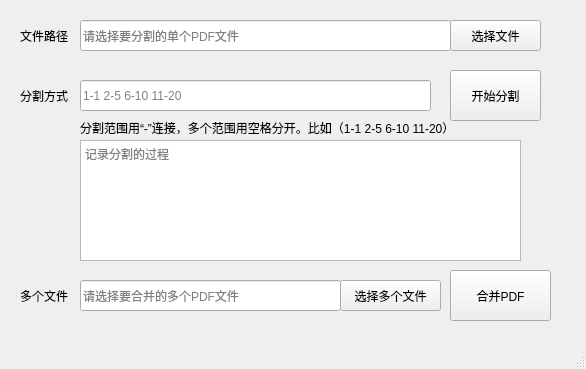
<?xml version="1.0" encoding="UTF-8"?>
<ui version="4.0">
 <class>MainWindow</class>
 <widget class="QMainWindow" name="MainWindow">
  <property name="geometry">
   <rect>
    <x>0</x>
    <y>0</y>
    <width>586</width>
    <height>369</height>
   </rect>
  </property>
  <property name="windowTitle">
   <string>PDF合并&amp;拆分（潘宝特供版ღ( ´･ᴗ･` )）</string>
  </property>
  <property name="windowIcon">
   <iconset>
    <normaloff>r5.ico</normaloff>r5.ico</iconset>
  </property>
  <widget class="QWidget" name="centralwidget">
   <widget class="QLineEdit" name="filepath">
    <property name="geometry">
     <rect>
      <x>80</x>
      <y>20</y>
      <width>371</width>
      <height>31</height>
     </rect>
    </property>
    <property name="placeholderText">
     <string>请选择要分割的单个PDF文件</string>
    </property>
   </widget>
   <widget class="QLabel" name="label_3">
    <property name="geometry">
     <rect>
      <x>80</x>
      <y>120</y>
      <width>421</width>
      <height>16</height>
     </rect>
    </property>
    <property name="text">
     <string>分割范围用“-”连接，多个范围用空格分开。比如（1-1 2-5 6-10 11-20）</string>
    </property>
   </widget>
   <widget class="QLabel" name="label_2">
    <property name="geometry">
     <rect>
      <x>20</x>
      <y>90</y>
      <width>54</width>
      <height>12</height>
     </rect>
    </property>
    <property name="text">
     <string>分割方式</string>
    </property>
   </widget>
   <widget class="QPushButton" name="btn_split">
    <property name="geometry">
     <rect>
      <x>450</x>
      <y>70</y>
      <width>91</width>
      <height>51</height>
     </rect>
    </property>
    <property name="text">
     <string>开始分割</string>
    </property>
    <property name="icon">
     <iconset>
      <normaloff>../j12.ico</normaloff>../j12.ico</iconset>
    </property>
   </widget>
   <widget class="QLineEdit" name="text_split_std">
    <property name="geometry">
     <rect>
      <x>80</x>
      <y>80</y>
      <width>351</width>
      <height>31</height>
     </rect>
    </property>
    <property name="text">
     <string/>
    </property>
    <property name="placeholderText">
     <string>1-1 2-5 6-10 11-20</string>
    </property>
   </widget>
   <widget class="QTextBrowser" name="textBrowser_log">
    <property name="geometry">
     <rect>
      <x>80</x>
      <y>140</y>
      <width>441</width>
      <height>121</height>
     </rect>
    </property>
    <property name="placeholderText">
     <string>记录分割的过程</string>
    </property>
   </widget>
   <widget class="QLabel" name="label">
    <property name="geometry">
     <rect>
      <x>20</x>
      <y>20</y>
      <width>61</width>
      <height>31</height>
     </rect>
    </property>
    <property name="layoutDirection">
     <enum>Qt::RightToLeft</enum>
    </property>
    <property name="text">
     <string>文件路径</string>
    </property>
    <property name="textFormat">
     <enum>Qt::AutoText</enum>
    </property>
   </widget>
   <widget class="QPushButton" name="btn_file">
    <property name="geometry">
     <rect>
      <x>450</x>
      <y>20</y>
      <width>91</width>
      <height>31</height>
     </rect>
    </property>
    <property name="text">
     <string>选择文件</string>
    </property>
    <property name="icon">
     <iconset>
      <normaloff>../u17.ico</normaloff>../u17.ico</iconset>
    </property>
   </widget>
   <widget class="QLabel" name="label_4">
    <property name="geometry">
     <rect>
      <x>20</x>
      <y>290</y>
      <width>54</width>
      <height>12</height>
     </rect>
    </property>
    <property name="text">
     <string>多个文件</string>
    </property>
   </widget>
   <widget class="QLineEdit" name="filepath_merge">
    <property name="geometry">
     <rect>
      <x>80</x>
      <y>280</y>
      <width>261</width>
      <height>31</height>
     </rect>
    </property>
    <property name="placeholderText">
     <string>请选择要合并的多个PDF文件</string>
    </property>
   </widget>
   <widget class="QPushButton" name="btn_file_merge">
    <property name="geometry">
     <rect>
      <x>340</x>
      <y>280</y>
      <width>101</width>
      <height>31</height>
     </rect>
    </property>
    <property name="text">
     <string>选择多个文件</string>
    </property>
    <property name="icon">
     <iconset>
      <normaloff>../u17.ico</normaloff>../u17.ico</iconset>
    </property>
   </widget>
   <widget class="QPushButton" name="btn_merge">
    <property name="geometry">
     <rect>
      <x>450</x>
      <y>270</y>
      <width>101</width>
      <height>51</height>
     </rect>
    </property>
    <property name="text">
     <string>合并PDF</string>
    </property>
    <property name="icon">
     <iconset>
      <normaloff>../j13.ico</normaloff>../j13.ico</iconset>
    </property>
   </widget>
  </widget>
  <widget class="QMenuBar" name="menubar">
   <property name="geometry">
    <rect>
     <x>0</x>
     <y>0</y>
     <width>586</width>
     <height>23</height>
    </rect>
   </property>
  </widget>
  <widget class="QStatusBar" name="statusbar"/>
 </widget>
 <resources/>
 <connections/>
</ui>
